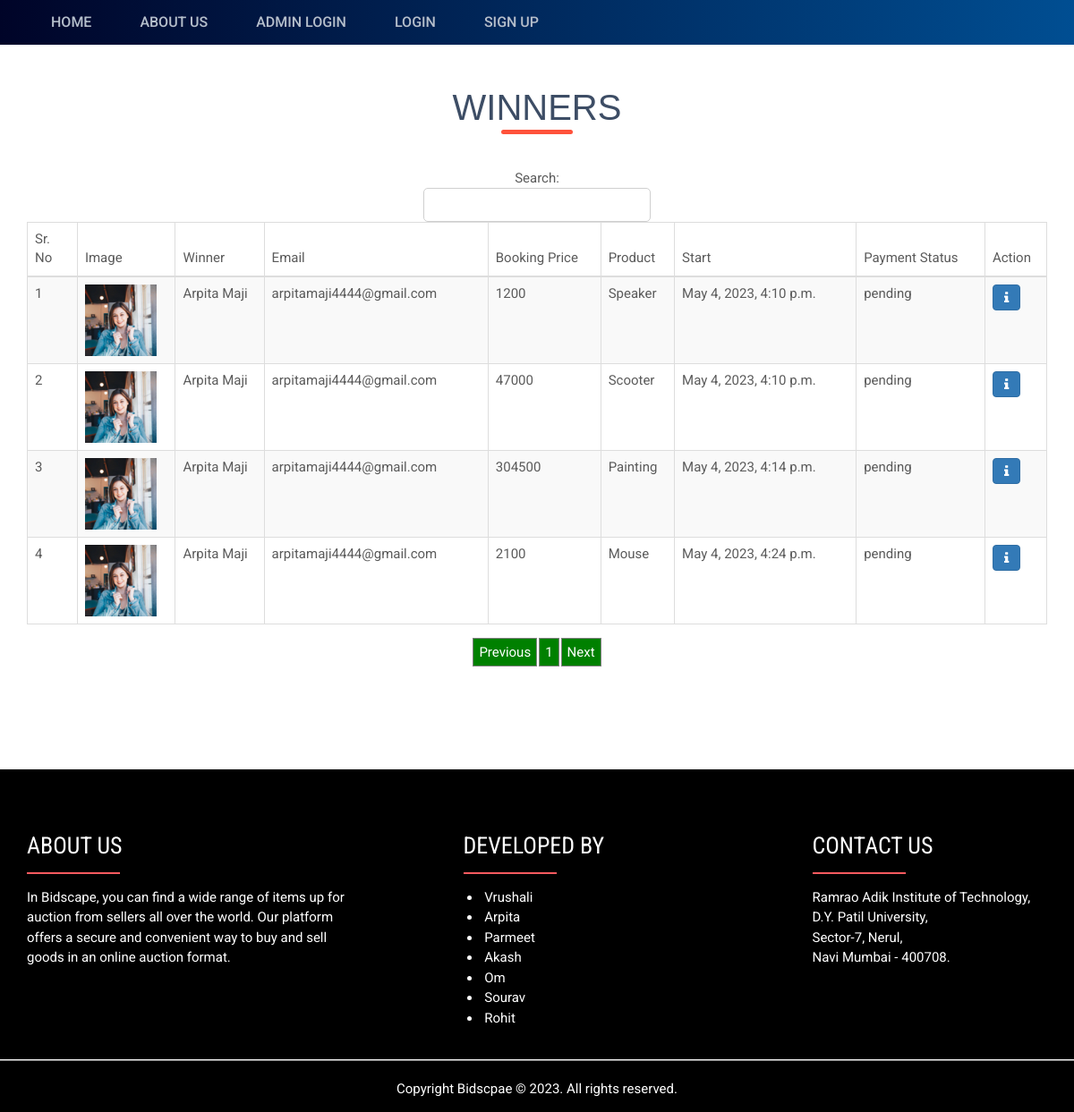
The page /meetwinners/ on the database its author committed.
### bid_app/models.py (models this page shows, shortened)
class Product(models.Model):
    status  = models.CharField(max_length=100,null=True, default='pending')
    bid_type  = models.CharField(max_length=100,null=True)
    payment_status  = models.CharField(max_length=100,null=True,default='pending')
    winner  = models.ForeignKey(User, on_delete=models.CASCADE, null=True, blank=True, related_name='winner')
    user  = models.ForeignKey(User, on_delete=models.CASCADE, null=True, blank=True, related_name='seller')
    name = models.CharField(max_length=100,null=True)
    min_price = models.IntegerField(null=True)
    final_price = models.IntegerField(null=True)
    interval_price = models.IntegerField(null=True)
    images = models.FileField(null=True)
    session = models.DateTimeField(null=True, blank=True)
    endsession = models.DateTimeField(null=True, blank=True, auto_now_add=True)
    category = models.ForeignKey(Sub_Category,on_delete=models.CASCADE,null=True)
    parameter = models.TextField(null=True, default="{}")
    description = models.TextField(null=True, blank=True)
    comment = models.TextField(null=True, blank=True)
    created = models.DateField(auto_now_add=True, null=True, blank=True)

class AuctionUser(models.Model):
    user = models.ForeignKey(User,on_delete=models.CASCADE,null=True, blank=True)
    dob = models.DateField(null=True, blank=True)
    address = models.CharField(max_length=100,null=True, blank=True)
    contact = models.CharField(max_length=10,null=True, blank=True)
    image = models.FileField(null=True, blank=True)
    user_type = models.CharField(max_length=100,null=True, blank=True)
    status = models.CharField(max_length=100,null=True, blank=True, default="pending")
    membership = models.ForeignKey(Member_fee,on_delete=models.CASCADE,null=True, blank=True)
    created = models.DateTimeField(auto_now_add=True)
    adhar_card = models.FileField(null=True, blank=True)
    pan_card = models.FileField(null=True, blank=True)
    bank_statement = models.FileField(null=True, blank=True)
    adhar_number = models.CharField(max_length=100,null=True, blank=True)
    pan_number = models.CharField(max_length=100,null=True, blank=True)
    account_number = models.CharField(max_length=100,null=True, blank=True)
    agree = models.BooleanField(null=True, blank=True)
    email_verification = models.BooleanField(null=True, blank=True)
    otp = models.CharField(max_length=100,null=True, blank=True)

### bid_app/views.py (the view, shortened to what this page needs)
# urls.py: path('meetwinners/', meetwinners, name='meetwinners'),
def meetwinners(request):
    product = Product.objects.filter().exclude(winner=None)
    return render(request, 'meetwinners.html', {'product':product})

### bid_app/templates/meetwinners.html (shortened to what this page needs)
{% extends 'index.html' %}
{% load static %}
{% block body %}
  <link rel = stylesheet href="https://cdn.datatables.net/1.10.23/css/dataTables.bootstrap.min.css">
<div id="inner_banner" class="inner_banner_section">
  <div class="container">
    <div class="breadcrumbs">
          <h3 class="title" style="text-transform: uppercase; font-size: 40px; margin-top: 40px; font-family: 'Trebuchet MS', Arial, sans-serif;">Winners</h3>
    </div>
  </div>
</div>
<br>
    <center>
    <div class="container" style ="margin-bottom : 10%">
      <table id="example" class="table table-striped table-bordered" cellspacing="0" width="100%">
        <thead>
          <tr>
            <th>Sr. No</th>
            <th>Image</th>
            <th>Winner</th>
            <th>Email</th>
            <th>Booking Price</th>
            <th>Product</th>
            <th>Start</th>
            <th>Payment Status</th>
            <th>Action</th>
          </tr>
        </thead>
        <tbody>
        {% for i in product %}
          <tr>
              <td>{{forloop.counter}}</td>
              <td>
                  <img src="{{i.winner.auctionuser_set.all.0.image.url}}" style="width:80px">
              </td>
              <td>{{i.winner.first_name}} {{i.winner.last_name}}</td>
              <td>{{i.winner.email}}</td>
              <td>{{i.final_price}}</td>
              <td>{{i.name}}</td>
              <td>{{i.session}}</td>
              <td>{{i.payment_status}}</td>
                <td>
                    <a href="{% url 'product_detail' i.id %}">
                        <i class="fa fa-info btn btn-primary" ></i>
                    </a>
              </td>
          </tr>
        {% empty %}
          <tr>
              <td colspan="9">Data Not found</td>
          </tr>
    {% endfor %}
    </tbody>
</table>
 </div></center>
{% endblock %}

### bid_app/templates/index.html (shortened to what this page needs)
<!DOCTYPE html>
{% load static %}
<html class="no-js">
<head id="Head1">
<link rel="stylesheet" href="{% static 'assets/plugins/bootstrap/css/bootstrap.min.css' %}" />
<link rel="stylesheet" href="{% static 'assets/plugins/font-awesome/css/font-awesome.min.css' %}" />
<link rel="stylesheet" href="{% static 'css/style.css' %}" />
<link rel="stylesheet" href="{% static 'css/vendor/venobox.css' %}" />
<link rel="stylesheet" href="{% static 'css/rain.style.css' %}" />
<link rel="stylesheet" href="{% static 'css/responsive.css' %}" />
    </head>
</head>
<body class="home">
                <div class="navigation-row">
                    <nav id="mainmenu">
                        <div class="wrap">
                            <ul>
                                {% if request.user.is_authenticated and request.user.auctionuser_set.all.0.user_type == "Seller" %}
                                <li><a href="/" title="Auction-Home">Home</a></li>
                                    <li><a href="/add_product" title="Add Bid">Add Bid</a></li>
                                    <li><a href="/view_product" title="View Bid">My Product</a></li>
                                    <li><a href="/meetwinners/" title="Meet Winners">Winners</a></li>
                                    <li><a href="/all_product/" title="Hot Products">All Products</a></li>
                                    <li><a href="/profile/{{request.user.id}}" title="My Profile">My Profile</a></li>
                                    <li><a href="/logout" title="Logout">Log out</a></li>
                                    <div class="user-login">
                                        <p style="color:white">{{request.user.first_name}} ({{request.user.auctionuser_set.all.0.user_type}})</p>
                                    </div>
                                {% else %}
                                    <li><a href="/" title="Auction-Home">Home</a></li>
                                    <li><a href="/about" title="About Us">About Us</a></li>
                                    <li><a href="/loginadmin" title="Login">Admin Login</a></li>
                                    <li><a href="/login" title="Login">Login</a></li>
                                    <li><a href="/signup" title="Signup">Sign up</a></li>
                                {% endif %}
                            </ul>
                        </div>
                    </nav>
                </div>
           {% block body %}
           {% endblock %}
                        <footer id="footer" class="footer-1" style="color: white;background-color: black;">
                            <div class="main-footer widgets-dark typo-light">
                            <div class="container">
                            <div class="row">
                              <div class="col-xs-12 col-sm-6 col-md-4">
                            <div class="widget subscribe no-box ">
                            <h5 class="widget-title about" style="color:white;">ABOUT US</h5>
                            <p>In Bidscape, you can find a wide range of items up for auction from sellers all over the world. Our platform offers a secure and convenient way to buy and sell goods in an online auction format.
                            </p>
                            </div>
                            </div>
                            <div class="col-xs-12 col-sm-6 col-md-1">
            </div>
                            <div class="col-xs-12 col-sm-6 col-md-3">
                            <div class="widget no-box">
                            <h5 class="widget-title about" style="color:white;">DEVELOPED BY</h5>
                            <ul class="thumbnail-widget">
                            <li>
                            <div class="thumb-content">&nbsp;Vrushali</div>
                            </li>
                            <li>
                            <div class="thumb-content">&nbsp;Arpita</div>
                            </li>
                            <li>
                                <div class="thumb-content">&nbsp;Parmeet</div>
                            </li>
                            <li>
                                <div class="thumb-content">&nbsp;Akash</div>
                            </li>
                            <li>
                                <div class="thumb-content">&nbsp;Om</div>
                            </li>
                            <li>
                                <div class="thumb-content">&nbsp;Sourav</div>
                            </li>
                            <li>
                                <div class="thumb-content">&nbsp;Rohit</div>
                            </li>
                            </ul>
                            </div>
                            </div>
                            <div class="col-xs-12 col-sm-6 col-md-1">
            </div>
                            <div class="col-xs-12 col-sm-6 col-md-3">
                            <div class="widget no-box">
                            <h5 class="widget-title about" style="color:white;">CONTACT US</h5>
                                        <p>Ramrao Adik Institute of Technology, D.Y. Patil University,<br>Sector-7, Nerul,<br>Navi Mumbai - 400708.</p>
                            </div>
                            </div>
                            </div>
                            </div>
                              <hr style="height:0.5px;color:gray;background-color:gray;">
                            <div class="footer-copyright">
                            <div class="container">
                            <div class="row">
                            <div class="col-md-12 text-center">
                            <p>Copyright Bidscpae © 2023. All rights reserved.</p>
                            </div>
                            </div>
                            </div>
                            </div>
                            </footer>
</body>
</html>

### bid_app/static/css/style.css (style rules this page uses)
html, body, div, span, applet, object, iframe, h1, h2, h3, h4, h5, h6, p, pre, a, abbr, acronym, address, big, cite, code, del, dfn, img, ins, kbd, q, s, samp, strike,tt, var, b, u, i, center, dl, dt, dd, ol, ul, li, fieldset, form, label, legend, table, caption, tbody, tfoot, thead, tr, th, td, article, aside, canvas, details, embed, figure, figcaption, footer, header, hgroup, menu, nav, output, ruby, section, summary, time, mark, audio, video { margin:0; padding:0; border:0; font-size:100%; font:inherit; vertical-align:baseline; }
article, aside, details, figcaption, figure, footer, header, hgroup, menu, nav, section { display:block; }
body { line-height:1; }
table { border-collapse:collapse; border-spacing:0; }
ul { list-style:disc; margin:0; padding:0 0 0 20px; margin:10px 0 15px; }
ul li { margin:0; padding:0; }
* { -webkit-box-sizing:border-box; -moz-box-sizing:border-box; -o-box-sizing:border-box; -ms-box-sizing:border-box; box-sizing:border-box; }
*:before, *:after { -webkit-box-sizing:border-box; -moz-box-sizing:border-box; -o-box-sizing:border-box; -ms-box-sizing:border-box; box-sizing:border-box; }
html, body { -webkit-font-smoothing:antialiased; -webkit-text-size-adjust:100%; height:100% }
body { font:15px/1.5 "Roboto", Helvetica,Arial,sans-serif; font-weight:400; color:#5b5b5b; }
img { vertical-align:top; border:0; }
a, input[type="button"], input[type="submit"], button { -moz-transition:background-color 550ms cubic-bezier(0.450, 1.000, 0.320, 1.000), color 550ms cubic-bezier(0.450, 1.000, 0.320, 1.000); -webkit-transition:background-color 550ms cubic-bezier(0.450, 1.000, 0.320, 1.000), color 550ms cubic-bezier(0.450, 1.000, 0.320, 1.000); -o-transition:background-color 0.2s ease-in, color 0.2s ease-in; -ms-transition:background-color 550ms cubic-bezier(0.450, 1.000, 0.320, 1.000), color 550ms cubic-bezier(0.450, 1.000, 0.320, 1.000); transition:background-color 550ms cubic-bezier(0.450, 1.000, 0.320, 1.000), color 550ms cubic-bezier(0.450, 1.000, 0.320, 1.000); }
a { color:#e28133; text-decoration:none; }
p { margin:0 0 15px 0; }
h1,h2, h3, h4, h5, h6 { line-height:1.2; margin:0 0 15px; -webkit-font-smoothing:antialiased; -moz-font-smoothing:antialiased; -ms-font-smoothing:antialiased; font-smoothing:antialiased; color:#3d4d65; font-family:"Roboto Condensed", Helvetica,Arial,sans-serif; }
h3 { font-size:40px; }
h5 { font-size:26px; }
.cf:before, .cf:after,.wrap:after,.wrap:before, .tabcontent:before, .tabcontent:after, .formlist li:before, .formlist li:after, .bid-credit-row:before, .bid-credit-row:after, .auction-status-row:before, .auction-status-row:after, .auction-info li:before, .auction-info li:after { content:""; display:table; }
.cf:after,.wrap:after, .tabcontent:after, .formlist li:after, .bid-credit-row:after, .auction-status-row:after, .auction-info li:after { clear:both; }
.cf,.wrap, .formlist li, .bid-credit-row, .auction-status-row, .auction-info li { zoom:1; }
.wrap { max-width:1170px; width:100%; margin:0 auto; }
#mainmenu { background: #000428; background: -webkit-linear-gradient(to left, #004e92, #000428); background: linear-gradient(to left, #004e92, #000428); }
#mainmenu ul { margin:0; padding:0; list-style:none; }
#mainmenu li { float:left; }
#mainmenu li a { display:block; line-height:50px; color:#b5becb; font-size:16px; text-transform:uppercase; font-weight:500; padding:0 27px; text-shadow:0 0 1px rgba(61,77,101,0.25); }
#mainmenu a::after { content: ''; position: absolute; width: 100%; transform: scaleX(0); height: 2px; bottom: 0; left: 0; background-color: #f0f3f8; transform-origin: bottom right; transition: transform 0.25s ease-out; }
#footer { background:#000428; position:relative; z-index:3; padding:70px 0 0; }
.title { position: relative; line-height: 70px; }
.title::after { content: ''; background: #ff523b; width: 100px; height: 5px; border-radius: 10px; position: absolute; bottom: 0; left: 50%; transform: translateX(-50%); }

### bid_app/static/css/responsive.css (style rules this page uses)
@media only screen and (min-width: 768px) { .user-login form, #mainmenu ul, .account-bar > ul { display:block !important; } }
@media only screen and (min-width: 1001px) and (max-width: 1200px) { .wrap { width:auto; padding:0 15px; } }
@media only screen and (min-width: 1001px) and (max-width: 1200px) { img { max-width: 100%; width:auto; height:auto; } }

### bid_app/templates/index.html (style rules this page uses)
.about:after { content:""; display:block; width: 4em; max-width:70%; border-bottom: 0.1em solid #FF5A5F; margin: 0.5em 0 0.5em 0; }

### rows shown on the page
Product: winner.auctionuser_set.all.0.image (picture), winner.first_name "Arpita", winner.last_name "Maji", winner.email "arpitamaji4444@gmail.com", final_price "1200", name "Speaker", session "May 4, 2023, 4:10 p.m.", payment_status "pending"
Product: winner.auctionuser_set.all.0.image (picture), winner.first_name "Arpita", winner.last_name "Maji", winner.email "arpitamaji4444@gmail.com", final_price "47000", name "Scooter", session "May 4, 2023, 4:10 p.m.", payment_status "pending"
Product: winner.auctionuser_set.all.0.image (picture), winner.first_name "Arpita", winner.last_name "Maji", winner.email "arpitamaji4444@gmail.com", final_price "304500", name "Painting", session "May 4, 2023, 4:14 p.m.", payment_status "pending"
Product: winner.auctionuser_set.all.0.image (picture), winner.first_name "Arpita", winner.last_name "Maji", winner.email "arpitamaji4444@gmail.com", final_price "2100", name "Mouse", session "May 4, 2023, 4:24 p.m.", payment_status "pending"
